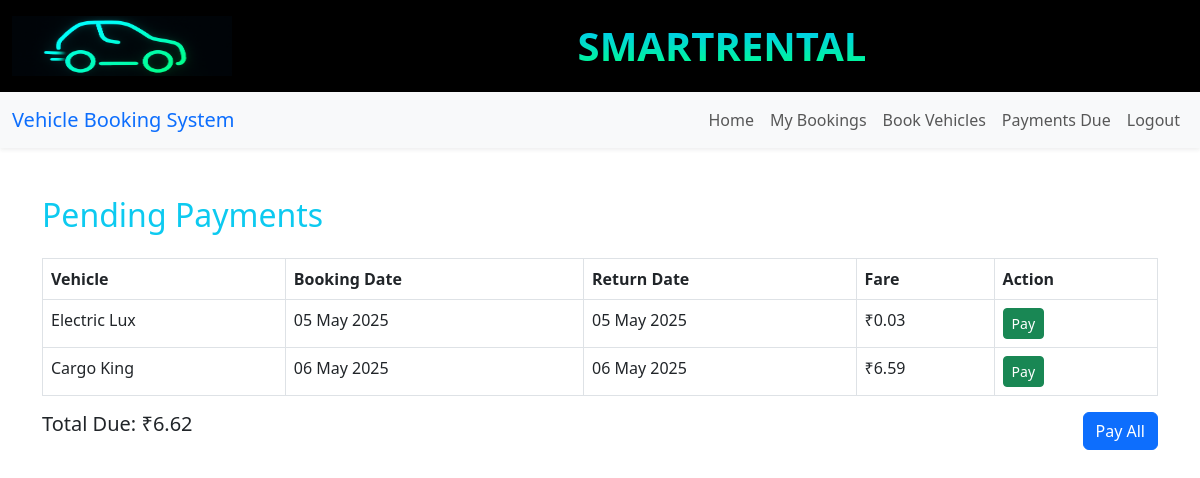
Before: /payments-due/ (signed in) with the older database file.
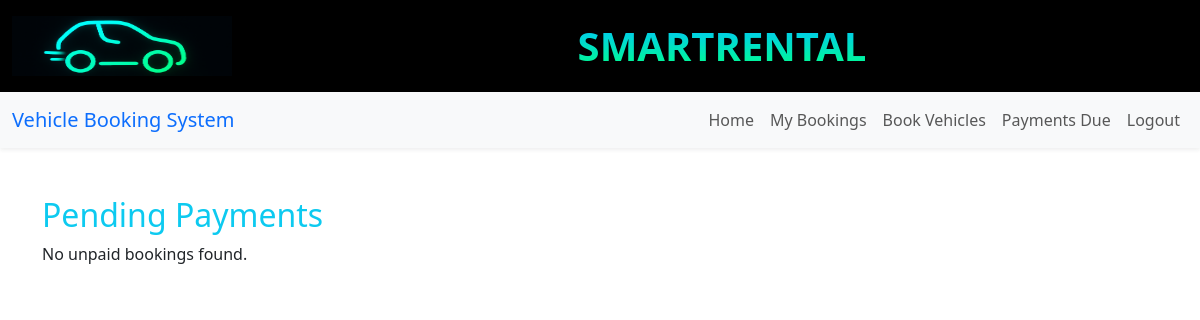
After: the same page with the newer database file.
### vehicles/models.py (models this page shows, shortened)
class Booking(models.Model):
    user = models.ForeignKey('auth.User', on_delete=models.CASCADE)
    vehicle = models.ForeignKey('Vehicle', on_delete=models.CASCADE)
    booking_date = models.DateTimeField(auto_now_add=True)
    return_date = models.DateTimeField(null=True, blank=True)
    fare = models.DecimalField(max_digits=10, decimal_places=2, null=True, blank=True)
    total_fare = models.FloatField(default=0)
    paid = models.BooleanField(default=False)
    is_returned = models.BooleanField(default=False)

class Vehicle(models.Model):
    make = models.CharField(max_length=100)
    model_name = models.CharField(max_length=100)
    name = models.CharField(max_length=100)
    vehicle_type = models.CharField(max_length=50)
    fare = models.DecimalField(max_digits=10, decimal_places=2)
    available = models.BooleanField(default=True)
    image = models.ImageField(upload_to=vehicle_image_upload_path, blank=True, null=True)

### vehicles/views.py (the view)
# urls.py: path('payments-due/', views.payment_due_list, name='payments_due'),
@login_required
def payment_due_list(request):
    unpaid_bookings = Booking.objects.filter(user=request.user, paid=False, return_date__isnull=False)
    total_due = round((unpaid_bookings.aggregate(Sum('fare'))['fare__sum'] or 0), 2)
    if request.method == 'POST':
        unpaid_bookings.update(paid=True)
        messages.success(request, "All pending payments have been marked as completed.")
        return redirect('my_bookings')
    return render(request, 'vehicles/payment_due_list.html', {
        'unpaid_bookings': unpaid_bookings,
        'total_due': total_due,
    })

### vehicles/context_processors.py (called while the page is built)
def latest_unpaid_booking(request):
    if request.user.is_authenticated and not request.user.is_staff:
        booking = Booking.objects.filter(user=request.user, paid=False).last()
        return {'latest_booking': booking}
    return {}

### templates/vehicles/payment_due_list.html (shortened to what this page needs)
{% extends 'vehicles/base.html' %}
{% load static %}
{% block content %}
<div class="container mt-5">
    <h2 class="text-info">Pending Payments</h2>
    {% if unpaid_bookings %}
        <form method="post">
            <table class="table table-bordered mt-4">
                <thead>
                    <tr>
                        <th>Vehicle</th>
                        <th>Booking Date</th>
                        <th>Return Date</th>
                        <th>Fare</th>
                        <th>Action</th>
                    </tr>
                </thead>
                <tbody>
                    {% for booking in unpaid_bookings %}
                    <tr>
                        <td>{{ booking.vehicle.name }}</td>
                        <td>{{ booking.booking_date|date:"d M Y" }}</td>
                        <td>{{ booking.return_date|date:"d M Y" }}</td>
                        <td>₹{{ booking.fare|floatformat:2 }}</td>
                        <td><a href="{% url 'payment' booking.id %}" class="btn btn-sm btn-success">Pay</a></td>
                    </tr>
                    {% endfor %}
                </tbody>
            </table>
            <div class="d-flex justify-content-between">
                <h5>Total Due: ₹{{ total_due|floatformat:2 }}</h5>
                <button type="submit" class="btn btn-primary">Pay All</button>
            </div>
        </form>
    {% else %}
        <p>No unpaid bookings found.</p>
    {% endif %}
</div>
{% endblock %}

Changed rows visible on the page:
no longer on this page (row edited): Booking: vehicle.name "Electric Lux", booking_date "05 May 2025", return_date "05 May 2025", fare "0.03"
no longer on this page (row edited): Booking: vehicle.name "Cargo King", booking_date "06 May 2025", return_date "06 May 2025", fare "6.59"
Other visible differences:
{{ total_due|floatformat:2 }}: "6.62" → (not shown)
text no longer shown: "Vehicle Booking Date Return Date Fare Action Total Due: ₹ Pay All"
text now shown: "No unpaid bookings found."
